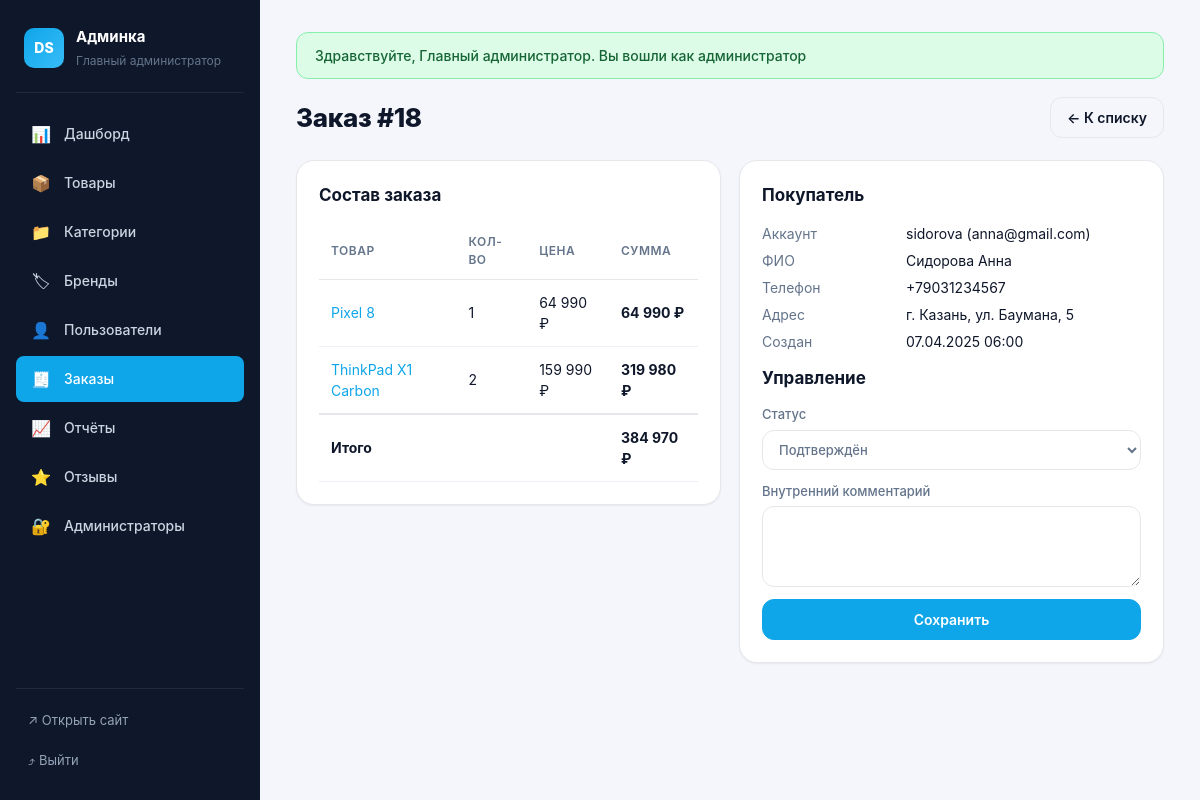
Screenshot of /admin/order_view.php?id=18 (signed in) with the database file from the repository.
### tables this page shows
CREATE TABLE `orders` (
  `id` int(11) NOT NULL AUTO_INCREMENT,
  `user_id` int(11) NOT NULL,
  `total` decimal(12,2) NOT NULL,
  `status` varchar(40) NOT NULL DEFAULT 'Новый',
  `customer_name` varchar(120) NOT NULL,
  `customer_phone` varchar(40) NOT NULL,
  `customer_address` varchar(255) NOT NULL,
  `comment` text DEFAULT NULL,
  `created_at` datetime NOT NULL DEFAULT current_timestamp(),
  PRIMARY KEY (`id`),
  KEY `fk_order_user` (`user_id`),
  CONSTRAINT `fk_order_user` FOREIGN KEY (`user_id`) REFERENCES `users` (`id`)
);

CREATE TABLE `order_items` (
  `id` int(11) NOT NULL AUTO_INCREMENT,
  `order_id` int(11) NOT NULL,
  `product_id` int(11) NOT NULL,
  `quantity` int(11) NOT NULL,
  `price` decimal(12,2) NOT NULL,
  PRIMARY KEY (`id`),
  KEY `fk_oi_order` (`order_id`),
  KEY `fk_oi_product` (`product_id`),
  CONSTRAINT `fk_oi_order` FOREIGN KEY (`order_id`) REFERENCES `orders` (`id`) ON DELETE CASCADE,
  CONSTRAINT `fk_oi_product` FOREIGN KEY (`product_id`) REFERENCES `products` (`id`)
);

CREATE TABLE `products` (
  `id` int(11) NOT NULL AUTO_INCREMENT,
  `category_id` int(11) NOT NULL,
  `brand_id` int(11) NOT NULL,
  `name` varchar(180) NOT NULL,
  `model` varchar(120) NOT NULL,
  `price` decimal(12,2) NOT NULL,
  `memory` varchar(40) DEFAULT NULL,
  `screen` varchar(40) DEFAULT NULL,
  `color` varchar(60) DEFAULT NULL,
  `description` text NOT NULL,
  `stock` int(11) NOT NULL DEFAULT 0,
  `image` longblob DEFAULT NULL,
  `image_mime` varchar(60) DEFAULT NULL,
  `created_at` datetime NOT NULL DEFAULT current_timestamp(),
  PRIMARY KEY (`id`),
  KEY `fk_prod_cat` (`category_id`),
  KEY `fk_prod_brand` (`brand_id`),
  CONSTRAINT `fk_prod_brand` FOREIGN KEY (`brand_id`) REFERENCES `brands` (`id`),
  CONSTRAINT `fk_prod_cat` FOREIGN KEY (`category_id`) REFERENCES `categories` (`id`)
);

CREATE TABLE `users` (
  `id` int(11) NOT NULL AUTO_INCREMENT,
  `login` varchar(60) NOT NULL,
  `password` varchar(120) NOT NULL,
  `full_name` varchar(120) NOT NULL,
  `email` varchar(120) NOT NULL,
  `phone` varchar(40) NOT NULL,
  `address` varchar(255) NOT NULL,
  `created_at` datetime NOT NULL DEFAULT current_timestamp(),
  PRIMARY KEY (`id`),
  UNIQUE KEY `login` (`login`)
);

### admin/order_view.php (the view, shortened to what this page needs)
<?php
require_once __DIR__ . '/../db.php';
$id = (int)($_GET['id'] ?? 0);
$o = fetch_one($mysqli,
    "SELECT o.*, u.full_name AS user_name, u.email AS user_email, u.login AS user_login
     FROM orders o JOIN users u ON u.id=o.user_id WHERE o.id=?", 'i', [$id]);
$items = fetch_all($mysqli,
    "SELECT oi.*, p.name, p.id AS pid FROM order_items oi JOIN products p ON p.id=oi.product_id WHERE oi.order_id=?", 'i', [$id]);
$statuses = ['Новый','Подтверждён','В сборке','Отправлен','Доставлен','Отменён'];
?>
<div class="head"><h1>Заказ #<?= (int)$o['id'] ?></h1><a href="orders.php" class="btn btn--ghost">← К списку</a></div>
<div class="grid2">
  <section class="card">
    <h2>Состав заказа</h2>
    <table class="tbl">
      <thead><tr><th>Товар</th><th>Кол-во</th><th>Цена</th><th>Сумма</th></tr></thead>
      <tbody>
        <?php $sum = 0; foreach ($items as $it): $sub = $it['price']*$it['quantity']; $sum += $sub; ?>
          <tr>
            <td><a href="product_edit.php?id=<?= (int)$it['pid'] ?>"><?= h($it['name']) ?></a></td>
            <td><?= (int)$it['quantity'] ?></td>
            <td><?= money($it['price']) ?></td>
            <td><b><?= money($sub) ?></b></td>
          </tr>
        <?php endforeach; ?>
      </tbody>
      <tfoot><tr><td colspan="3"><b>Итого</b></td><td><b><?= money($sum) ?></b></td></tr></tfoot>
    </table>
  </section>
  <section class="card">
    <h2>Покупатель</h2>
    <dl class="dl">
      <dt>Аккаунт</dt><dd><?= h($o['user_login']) ?> (<?= h($o['user_email']) ?>)</dd>
      <dt>ФИО</dt><dd><?= h($o['customer_name']) ?></dd>
      <dt>Телефон</dt><dd><?= h($o['customer_phone']) ?></dd>
      <dt>Адрес</dt><dd><?= h($o['customer_address']) ?></dd>
      <dt>Создан</dt><dd><?= h(date('d.m.Y H:i', strtotime($o['created_at']))) ?></dd>
    </dl>
    <h2>Управление</h2>
    <form method="post" class="form-stack">
      <label>Статус<select name="status">
        <?php foreach ($statuses as $s): ?><option value="<?= h($s) ?>"<?= $o['status'] === $s ? ' selected' : '' ?>><?= h($s) ?></option><?php endforeach; ?>
      </select></label>
      <label>Внутренний комментарий<textarea name="comment" rows="3"><?= h($o['comment']) ?></textarea></label>
      <button class="btn btn--primary">Сохранить</button>
    </form>
  </section>
</div>

### admin/admin.css (style rules this page uses)
:root { --bg: #f4f6fb; --surface: #ffffff; --ink: #0f172a; --ink-2: #334155; --ink-3: #64748b; --line: #e5e7eb; --line-2: #eef0f5; --accent: #0ea5e9; --accent-2: #0284c7; --ok: #16a34a; --err: #dc2626; --warn: #ea580c; --sidebar: #0f172a; --r-sm: 8px; --r-md: 12px; --r-lg: 18px; --sh-sm: 0 1px 2px rgba(15,23,42,.06); --sh-md: 0 6px 18px rgba(15,23,42,.08); }
* { box-sizing: border-box; }
html, body { margin: 0; padding: 0; }
body { font: 14px/1.5 -apple-system, BlinkMacSystemFont, 'Segoe UI', Roboto, sans-serif; background: var(--bg); color: var(--ink); }
a { color: var(--accent); text-decoration: none; }
input, select, textarea, button { font: inherit; color: inherit; }
body.admin { display: grid; grid-template-columns: 260px 1fr; min-height: 100vh; }
.adm h1 { font-size: 26px; font-weight: 800; margin: 0 0 22px; letter-spacing: -.3px; }
.adm h2 { font-size: 17px; margin: 0 0 14px; }
.head { display: flex; justify-content: space-between; align-items: center; margin-bottom: 22px; }
.head h1 { margin: 0; }
.card { background: var(--surface); padding: 22px; border-radius: var(--r-lg); border: 1px solid var(--line); box-shadow: var(--sh-sm); margin-bottom: 18px; }
.card > h2:first-child { margin-top: 0; }
.grid2 { display: grid; grid-template-columns: 1fr 1fr; gap: 18px; align-items: start; }
.grid2 .card { margin-bottom: 0; }
.tbl { width: 100%; border-collapse: collapse; }
.tbl th { text-align: left; padding: 10px 12px; border-bottom: 1px solid var(--line); font-size: 12px; text-transform: uppercase; color: var(--ink-3); letter-spacing: .5px; font-weight: 600; }
.tbl td { padding: 12px; border-bottom: 1px solid var(--line-2); vertical-align: middle; }
.tbl tfoot td { font-weight: 700; border-top: 2px solid var(--line); }
.btn { display: inline-flex; align-items: center; justify-content: center; gap: 6px; padding: 9px 16px; border-radius: var(--r-md); border: 1px solid var(--line); background: var(--surface); color: var(--ink); font-weight: 600; cursor: pointer; transition: all .15s; text-decoration: none; }
.btn--primary { background: var(--accent); color: #fff; border-color: var(--accent); }
.btn--ghost { background: transparent; }
.form-stack { display: grid; gap: 12px; }
.form-stack label, .form-grid label { display: block; font-size: 13px; color: var(--ink-3); font-weight: 500; }
.form-stack input:not([type=radio]):not([type=checkbox]), .form-stack textarea, .form-stack select, .form-grid input:not([type=radio]):not([type=checkbox]), .form-grid textarea, .form-grid select { display: block; width: 100%; padding: 10px 12px; border: 1px solid var(--line); border-radius: var(--r-md); margin-top: 5px; background: var(--surface); font-family: inherit; }
.form-stack textarea, .form-grid textarea { resize: vertical; min-height: 80px; }
.dl { display: grid; grid-template-columns: 130px 1fr; gap: 6px 14px; font-size: 14px; }
.dl dt { color: var(--ink-3); }
.dl dd { margin: 0; }

### rows the page displays
orders: id "18", user.login "sidorova", user.email "anna@gmail.com", customer_name "Сидорова Анна", customer_phone "+79031234567", customer_address "г. Казань, ул. Баумана, 5", created_at "07.04.2025 06:00"
order_items: product.name "Pixel 8", quantity "1", price "64 990 ₽", money($sub) "64 990 ₽"
order_items: product.name "ThinkPad X1 Carbon", quantity "2", price "159 990 ₽", money($sub) "319 980 ₽"

### other values shown
$user "Главный администратор"
$n[1] "📊"
$n[2] "Дашборд"
$n[1] "📦"
$n[2] "Товары"
$n[1] "📁"
$n[2] "Категории"
$n[1] "🏷"
$n[2] "Бренды"
$n[1] "👤"
$n[2] "Пользователи"
$n[1] "🧾"
$n[2] "Заказы"
$n[1] "📈"
$n[2] "Отчёты"
